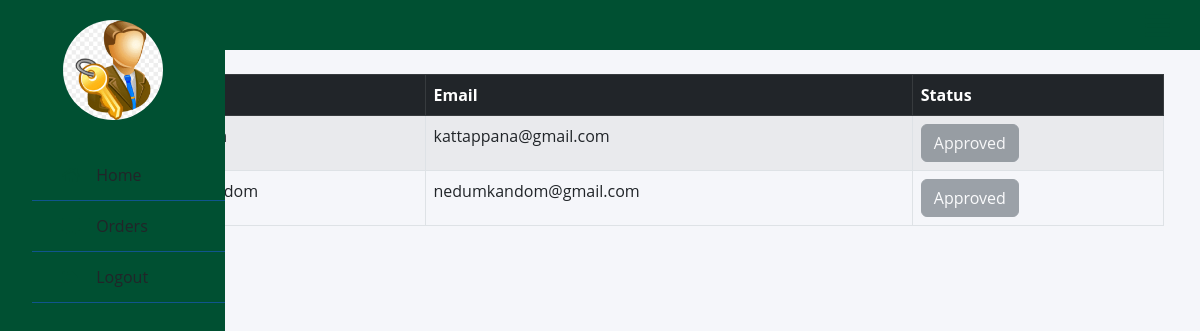
/admin_hub/, run on the app's committed database.
### userapp/models.py (models this page shows, shortened)
class CustomUser(AbstractUser):
    username = None
    USERNAME_FIELD  = 'email'
    name = models.CharField(max_length=100, default='')
    email = models.EmailField(unique=True)
    password = models.CharField(max_length=128)
    is_customer = models.BooleanField(default=False)
    is_seller = models.BooleanField(default=False)
    is_delivery = models.BooleanField(default=False)
    gstn = models.CharField(max_length=15, blank=True, null=True)
    hub_status=models.BooleanField(default=False)
    REQUIRED_FIELDS = []

### storeapp/views.py (the view)
# urls.py: path('admin_hub/', views.admin_hub, name='admin_hub'),
def admin_hub(request):
    hubs = CustomUser.objects.filter(hub_status=True)
    return render(request, 'admin_hub.html', {'hubs': hubs})

### template/admin_hub.html (shortened to what this page needs)
{% load static %}
<!DOCTYPE html>
<html lang="en">
<head>
    <link href="https://maxcdn.bootstrapcdn.com/font-awesome/4.3.0/css/font-awesome.min.css" rel="stylesheet">
    <link rel="stylesheet" href="https://use.fontawesome.com/releases/v5.8.1/css/all.css">
    <link rel="stylesheet" href="https://cdn.jsdelivr.net/npm/bootstrap@5.2.3/dist/css/bootstrap.min.css">
</head>
<body>
<div class="wrapper">
    <div class="section">
        <div class="top_navbar">
            <div class="hamburger">
                <a href="#">
                    <i class="fas fa-bars"></i>
                </a>
            </div>
        </div>
    </div>
    <div class="sidebar">
       <div class="profile">
        <img src="{% static 'img/admin.png' %}">
</div>
        <ul>
            <li>
                <a href="{% url 'admin_home'  %}" class=" text-dark" style="text-decoration:none;">
                    <span class="icon"><i class="fas fa-home"></i></span>
                    <span class="item">Home</span>
                </a>
            </li>
            <li>
                <a href="{% url 'admin_order'  %}" class=" text-dark" style="text-decoration:none;">
                    <span class="icon"><i class="fas fa-desktop"></i></span>
                    <span class="item">Orders</span>
                </a>
            </li>
            <li>
                <a href="{% url 'logout' %}" class=" text-dark" style="text-decoration:none;">
                    <span class="icon"><i class="fas fa-sign-out-alt"></i></span>
                    <span class="item">Logout</span>
                </a>
            </li>
        </ul>
    </div>
</div>
<div class="container mt-4 me-4 ps-5">
    <div class="row ps-5">
        <div class="col-md-12">
            <table class="table table-bordered table-striped">
                <thead class="table-dark">
            <tr>
                <th>Name</th>
                <th>Email</th>
                <th>Status</th>
            </tr>
        </thead>
        <tbody>
            {% for hub in hubs %}
            <tr>
                <td>{{ hub.name }}</td>
                <td>{{ hub.email }}</td>
                <td> {% if not hub.is_active %}
                    <button onclick="approveAgent({{ hub.id }})" class="btn btn-primary">Approve</button>
                {% else %}
                    <button disabled class="btn btn-secondary">Approved</button>
                {% endif %}</td>
            </tr>
            {% endfor %}
        </tbody>
    </table>
</body>
</html>

### template/admin_hub.html (style rules this page uses)
* { list-style: none; text-decoration: none; margin: 0; padding: 0; box-sizing: border-box; font-family: 'Open Sans', sans-serif; }
body { background: #f5f6fa; margin: 0; padding: 0; }
.wrapper .sidebar { background: rgb(0, 80, 50); position: fixed; top: 0; left: 0; width: 225px; height: 100%; padding: 20px 0; transition: all 0.5s ease; z-index: 1000; }
.wrapper .sidebar .profile { margin-bottom: 30px; text-align: center; }
.wrapper .sidebar .profile img { display: block; width: 100px; height: 100px; border-radius: 50%; margin: 0 auto; }
.wrapper .sidebar ul li a { display: block; padding: 13px 30px; border-bottom: 1px solid #10558d; background: rgb(0, 80, 50); font-size: 16px; position: relative; }
.wrapper .sidebar ul li a .icon { color: rgb(0, 80, 50); width: 30px; display: inline-block; }
.wrapper .section { width: calc(100% - 225px); margin-left: 225px; transition: all 0.5s ease; }
.wrapper .section .top_navbar { background: rgb(0, 80, 50); height: 50px; display: flex; align-items: center; padding: 0 30px; }
.wrapper .section .top_navbar .hamburger a { font-size: 28px; color: rgb(0, 80, 50); }
.wrapper .section .top_navbar .hamburger { margin-left: auto; }

### data on the page
CustomUser: email "kattappana@gmail.com", is_active "Approved"
CustomUser: email "nedumkandom@gmail.com", is_active "Approved"
